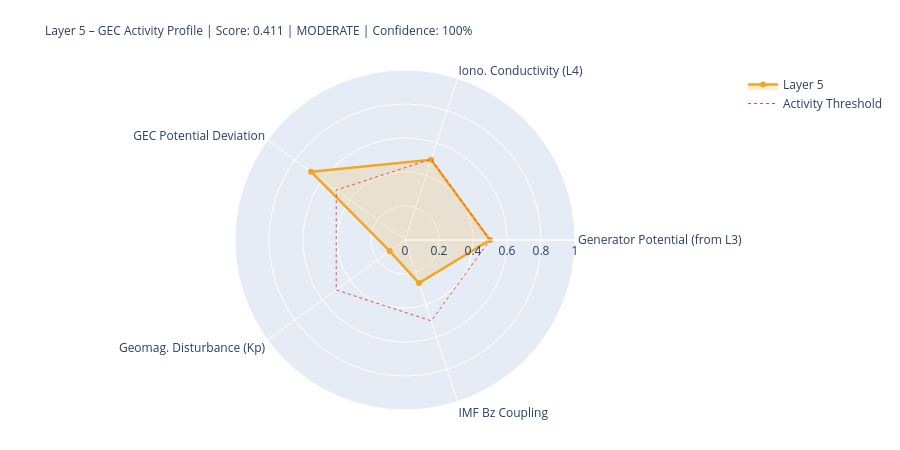

Here is the notebook cell this chart was saved with:
### Markdown cell above
---
## 5. State Assessment & Handoff to Layer 6

### Code cell
# ============================================================
# LAYER-5-SCORE
# ============================================================

# Components
# 1) Generator activity (Layer-3-driven)
gen_score = norm(generator_strength, 0.3, 2.0)
gen_src   = 'from_layer3' if l3_thunder_score is not None else 'estimated'

# 2) Ionospheric conductivity (Layer-4-driven)
iono_score = norm(iono_cond_factor, 0.7, 1.4)
iono_src   = 'from_layer4' if l4_ioniz is not None else 'estimated'

# 3) GEC potential deviation from reference
pot_score = norm(abs(delta_V_pct), 0, 30)  # 0 = at reference, 1 = 30% deviation
pot_src   = 'derived'

# 4) Geomagnetic disturbance (Kp) – modulates vertical currents
kp_score = norm(kp_val, 0, 9)
kp_src   = 'primary' if kp_now is not None else 'from_layer4'

# 5) IMF Bz coupling (southward = stronger M-I coupling → GEC influence)
bz_score = norm(-(bz_now or 0), -5, 30) if bz_now is not None else None
bz_src   = 'primary' if bz_now is not None else 'missing'

COMPONENTS = {
    'Generator Potential (from L3)':  {'score': gen_score,   'source': 'derived_from_layer3', 'dynamic': True},
    'Iono. Conductivity (L4)':      {'score': iono_score,  'source': iono_src, 'dynamic': True},
    'GEC Potential Deviation':      {'score': pot_score,   'source': pot_src,  'dynamic': True},
    'Geomag. Disturbance (Kp)':         {'score': kp_score,    'source': kp_src,   'dynamic': True},
    'IMF Bz Coupling':               {'score': bz_score,    'source': bz_src,   'dynamic': True},
}

available   = {k: v['score'] for k, v in COMPONENTS.items() if v['score'] is not None}
unavailable = [k for k, v in COMPONENTS.items() if v['score'] is None]
layer5_score = round(sum(available.values()) / len(available), 4) if available else None
confidence   = round(len(available) / len(COMPONENTS), 2)
level = ('unknown' if layer5_score is None
         else 'quiet'   if layer5_score < 0.3
         else 'moderate' if layer5_score < 0.6
         else 'active')
dominant_l5 = max(available, key=available.get) if available else 'none'

# Kp consistency: separate 1-min raw value from score value
kp_1m_raw   = kp_now          # directly from API (can be 0.0 during live measurement)
kp_for_score = kp_val          # from Layer-0 context or estimated value if needed
kp_score_src = kp_src

W = 68
print('=' * W)
print('LAYER 5 – GLOBAL ELECTRIC CIRCUIT – STATE ASSESSMENT')
print('=' * W)
for name, comp in COMPONENTS.items():
    s = comp['score']
    if s is not None:
        bar = '█' * int(s*20) + '░' * (20-int(s*20))
        print(f'  {name:<34} {bar}  {s:.3f}  [{comp["source"]}]')
    else:
        print(f'  {name:<34} {"─"*20}  n/a   [missing]')
print('-' * W)
print(f'  Score:         {layer5_score:.3f}  ({len(available)}/{len(COMPONENTS)} components)')
print(f'  Confidence:    {confidence:.0%}')
print(f'  Level:         {level.upper()}')
print(f'  Dominant:      {dominant_l5}')
print(f'  V_iono:        {V_iono_mod:.1f} kV  (Δ {delta_V_pct:+.1f}% vs. Ref)')
print(f'  I_total:       {I_total_mod:.1f} A   (Δ {delta_I_pct:+.1f}% vs. Ref)')
print('=' * W)

# Radar
cats   = list(available.keys())
vals_r = list(available.values())
if len(cats) >= 3:
    fig = go.Figure()
    fig.add_trace(go.Scatterpolar(
        r=vals_r + [vals_r[0]], theta=cats + [cats[0]],
        fill='toself', fillcolor='rgba(242,166,35,0.18)',
        line=dict(color='#F2A623', width=2.5), name='Layer 5'
    ))
    fig.add_trace(go.Scatterpolar(
        r=[0.5]*(len(cats)+1), theta=cats+[cats[0]],
        line=dict(color='#E24B4A', dash='dot', width=1),
        mode='lines', name='Activity Threshold'
    ))
    fig.update_layout(
        title=dict(
            text=f'Layer 5 – GEC Activity Profile | Score: {layer5_score:.3f} | {level.upper()} | Confidence: {confidence:.0%}',
            font=dict(size=12)
        ),
        polar=dict(radialaxis=dict(visible=True, range=[0,1])),
        height=450, showlegend=True,
        margin=dict(l=80, r=80, t=70, b=40)
    )
    fig.show()

### Figure 1 — Plotly figure (JSON) as saved in the notebook; plotly's stock layout.template omitted (floating-point values rounded to 4 significant figures)
{"data": [{"fill": "toself", "fillcolor": "rgba(242,166,35,0.18)", "line": {"color": "#F2A623", "width": 2.5}, "name": "Layer 5", "r": [0.5, 0.4963, 0.6833, 0.1111, 0.2666, 0.5], "theta": ["Generator Potential (from L3)", "Iono. Conductivity (L4)", "GEC Potential Deviation", "Geomag. Disturbance (Kp)", "IMF Bz Coupling", "Generator Potential (from L3)"], "type": "scatterpolar"}, {"line": {"color": "#E24B4A", "dash": "dot", "width": 1}, "mode": "lines", "name": "Activity Threshold", "r": [0.5, 0.5, 0.5, 0.5, 0.5, 0.5], "theta": ["Generator Potential (from L3)", "Iono. Conductivity (L4)", "GEC Potential Deviation", "Geomag. Disturbance (Kp)", "IMF Bz Coupling", "Generator Potential (from L3)"], "type": "scatterpolar"}], "layout": {"height": 450, "margin": {"b": 40, "l": 80, "r": 80, "t": 70}, "polar": {"radialaxis": {"range": [0, 1], "visible": true}}, "showlegend": true, "title": {"font": {"size": 12}, "text": "Layer 5 – GEC Activity Profile | Score: 0.411 | MODERATE | Confidence: 100%"}}}
